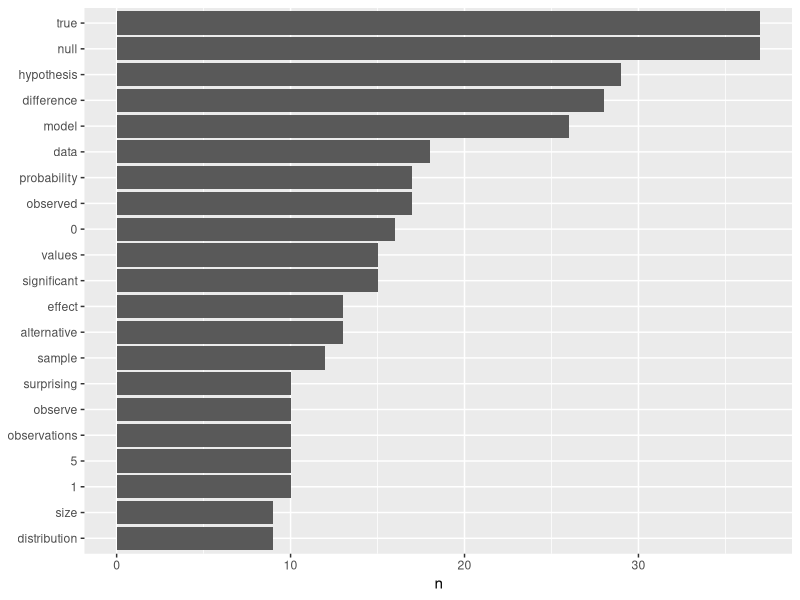
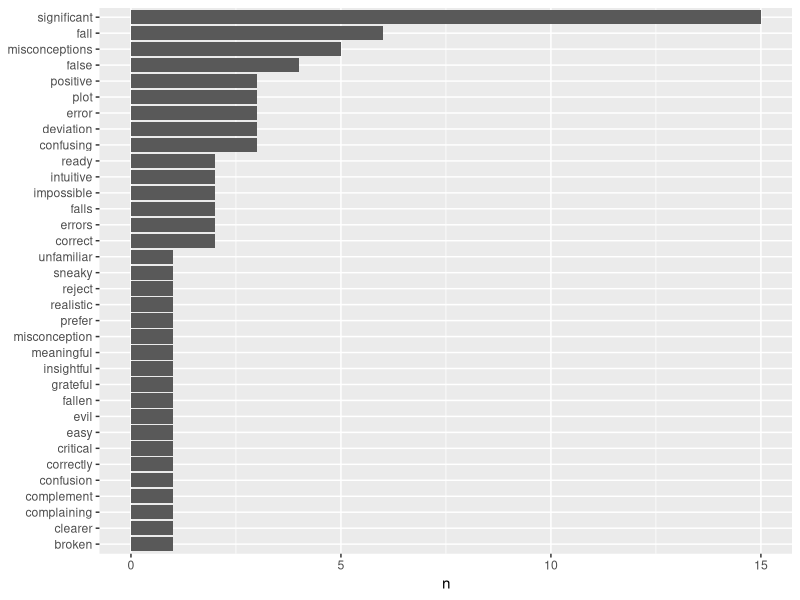

Write the R code that produced these figures, in order. (Note: this script raises an error after producing the figures.)
## ---- chunk 1
knitr::opts_chunk$set(echo = TRUE)
## ---- chunk 2
library(tidytext)
library(dplyr)
library(stringr)
library(ggplot2)
library(tidyr)

correlaid_txt <- read.delim("correlaid_pvalue.txt")
correlaid_txt <- data.frame(lapply(correlaid_txt, as.character), stringsAsFactors=FALSE)
colnames(correlaid_txt) <- c("text")
correlaid_txt %>% unnest_tokens(output = word,input = text) -> token_correlaid

data("stop_words")
token_correlaid %>%
  anti_join(stop_words) -> tidy_correlaid

tidy_correlaid %>% 
  count(word,sort=TRUE)

tidy_correlaid %>% 
  count(word,sort=TRUE) %>%
  top_n(20) %>% 
  mutate(word=reorder(word,n)) %>%  #reorder 
  ggplot(aes(word, n)) +
  geom_col() +
  xlab(NULL) +
  coord_flip()
## ---- chunk 3
sentiment_correlaid <- tidy_correlaid %>%  #With Bing 
  inner_join(get_sentiments("bing"))%>% 
  mutate(method = "Bing")
sentiment_correlaid %>% 
  count(word,sort=TRUE) %>%
  top_n(20) %>% 
  mutate(word=reorder(word,n)) %>% 
  ggplot(aes(word, n)) + 
  geom_col() +
  xlab(NULL) +
  coord_flip()
## ---- chunk 4
sentiment_correlaid_AF <- tidy_correlaid %>% 
  inner_join(get_sentiments("afinn"))%>% 
  mutate(method = "AFINN")
sentiment_correlaid_NRC <- tidy_correlaid %>% 
  inner_join(get_sentiments("nrc"))%>% 
  mutate(method = "NRC")

bind_rows(sentiment_correlaid,
          sentiment_correlaid_NRC) %>%
  mutate(Count=n()) -> three_pack
ggplot(aes(sentiment, Count,fill = method),data=three_pack) +
  geom_col(show.legend = FALSE)+
  facet_wrap(~method, ncol = 1, scales = "free_y")+
  theme(axis.text.x = element_text(angle = 45, hjust = 0.5, vjust = 0.5))+
  coord_flip()+
  ggtitle("Plot of NRC and Bing")

#Because AFINN's results are in numerical continuous scale, so we draw a seperate plot for it.

sentiment_correlaid_AF %>% 
  ggplot()+
  geom_histogram(aes(x=score,fill=word),stat="bin",show.legend = TRUE)+
  theme(legend.position="bottom")+
  scale_alpha_discrete(breaks=c(-3,-2,-1,0,1,2,3))+
  ggtitle("Plot of AFINN")
## ---- chunk 5
library(wordcloud)
tidy_correlaid %>%
  count(word) %>%
  with(wordcloud(word, n, max.words = 100))

library(reshape2)
tidy_correlaid %>%
  inner_join(get_sentiments("bing")) %>%
  count(word, sentiment, sort = TRUE) %>%
  acast(word ~ sentiment, value.var = "n", fill = 0) %>%
  comparison.cloud(colors = c("black", "red"),
                   max.words = 100)
## ---- chunk 6
library(tidytext)
library(dplyr)
library(stringr)
library(ggplot2)

correlaid_txt2 <- read.delim("correlaid_fromdatatostory.txt")
correlaid_txt2 <- data.frame(lapply(correlaid_txt2, as.character), stringsAsFactors=FALSE)
colnames(correlaid_txt2) <- c("text")
correlaid_txt2 %>% unnest_tokens(output = word,input = text) -> token_correlaid2

data("stop_words")
token_correlaid2 %>%
  anti_join(stop_words) -> tidy_correlaid2

tidy_correlaid2 %>% 
  count(word,sort=TRUE)

tidy_correlaid2 %>% 
  count(word,sort=TRUE) %>%
  top_n(20) %>% 
  mutate(word=reorder(word,n)) %>%  #reorder 
  ggplot(aes(word, n)) +
  geom_col() +
  xlab(NULL) +
  coord_flip()
## ---- chunk 7
sentiment_correlaid2 <- tidy_correlaid2 %>%  #With Bing 
  inner_join(get_sentiments("bing"))%>% 
  mutate(method = "Bing")
sentiment_correlaid2 %>% 
  count(word,sort=TRUE) %>%
  top_n(20) %>% 
  mutate(word=reorder(word,n)) %>% 
  ggplot(aes(word, n)) + 
  geom_col() +
  xlab(NULL) +
  coord_flip()
## ---- chunk 8
sentiment_correlaid_AF2 <- tidy_correlaid2 %>% 
  inner_join(get_sentiments("afinn"))%>% 
  mutate(method = "AFINN")
sentiment_correlaid_NRC2 <- tidy_correlaid2 %>% 
  inner_join(get_sentiments("nrc"))%>% 
  mutate(method = "NRC")

bind_rows(sentiment_correlaid2,
          sentiment_correlaid_NRC2) %>%
  mutate(Count=n()) -> three_pack2
ggplot(aes(sentiment, Count,fill = method),data=three_pack2) +
  geom_col(show.legend = FALSE)+
  facet_wrap(~method, ncol = 1, scales = "free_y")+
  theme(axis.text.x = element_text(angle = 45, hjust = 0.5, vjust = 0.5))+
  coord_flip()+
  ggtitle("Plot of NRC and Bing")

#Because AFINN's results are in numerical continuous scale, so we draw a seperate plot for it.

sentiment_correlaid_AF2 %>% 
  ggplot()+
  geom_histogram(aes(x=score,fill=word),stat="bin",show.legend = TRUE)+
  theme(legend.position="bottom")+
  scale_alpha_discrete(breaks=c(-3,-2,-1,0,1,2,3))+
  ggtitle("Plot of AFINN")
## ---- chunk 9
library(wordcloud)
tidy_correlaid2 %>%
  count(word) %>%
  with(wordcloud(word, n, max.words = 100))

library(reshape2)
tidy_correlaid2 %>%
  inner_join(get_sentiments("bing")) %>%
  count(word, sentiment, sort = TRUE) %>%
  acast(word ~ sentiment, value.var = "n", fill = 0) %>%
  comparison.cloud(colors = c("black", "red"),
                   max.words = 100)
## ---- chunk 10
tidy_correlaid %>% group_by(word) %>% 
  mutate(n=n()) %>% 
  mutate(article="P-value") %>% 
  arrange(n)-> correlaid_words
tidy_correlaid2 %>% group_by(word) %>% 
  mutate(n=n()) %>% 
  mutate(article="Data-Story") %>% 
  arrange(n) -> correlaid_words2
total_words <- rbind(correlaid_words,correlaid_words2) 
total_words %>% group_by(article) %>% 
  mutate(total=sum(n)) %>% 
  mutate(rank=row_number(), `term frequency`= n/total) %>% 
  arrange(desc(`term frequency`))-> all_words
#all_words has all information we need to do tf_idf analysis.

ggplot(all_words, aes(n/total, fill = article)) +
  geom_histogram(show.legend = FALSE) +
  facet_wrap(~article, nrow = 2, scales = "free_y")+
  ggtitle("Frequency VS Count")

correlaid_words <- correlaid_words %>% mutate(proportion=n/sum(n))
correlaid_words2 <- correlaid_words2 %>% mutate(proportion=n/sum(n))

## ---- chunk 11
ggplot(all_words,aes(rank, `term frequency`, color = article)) + geom_line(size = 1.1, alpha = 0.8, show.legend = FALSE) + 
  scale_x_log10() +
  scale_y_log10()+
  ggtitle("Rand VS Term Frequency")
## ---- chunk 12
all_words <- all_words %>% bind_tf_idf(word, article, n)
all_words
## ---- chunk 13
correlaid_bigrams <- correlaid_txt %>% unnest_tokens(bigram, text, token = "ngrams", n = 2) #for p-value article
correlaid_bigrams2 <- correlaid_txt2 %>% unnest_tokens(bigram, text, token = "ngrams", n = 2) #for data-story article

#Seperate the bigrams into two words
bigrams_separated <- correlaid_bigrams %>%
separate(bigram, c("word1", "word2"), sep = " ")
bigrams_separated2 <- correlaid_bigrams2 %>%
separate(bigram, c("word1", "word2"), sep = " ")
#Eliminate stop words
bigrams_filtered <- bigrams_separated %>% filter(!word1 %in% stop_words$word) %>% filter(!word2 %in% stop_words$word)
bigrams_filtered2 <- bigrams_separated2 %>% filter(!word1 %in% stop_words$word) %>% filter(!word2 %in% stop_words$word)
#Then unite them into bigrams
bigrams_united <- bigrams_filtered %>% unite(bigram, word1, word2, sep = " ")
bigrams_united2 <- bigrams_filtered2 %>% unite(bigram, word1, word2, sep = " ")
bigrams_united %>% mutate(article="P-Value") -> bigrams_united
bigrams_united2 %>% mutate(article="Data-Story") -> bigrams_united2
## ---- chunk 14
total_bigrams <- rbind(bigrams_united,bigrams_united2)
total_bigrams %>% 
  mutate(n=n()) %>% 
  bind_tf_idf(bigram, article, n)  
## ---- chunk 15
AFINN <- get_sentiments("afinn")
not_words <- bigrams_separated %>%
filter(word1 == "not") %>%
inner_join(AFINN, by = c(word2 = "word")) %>% count(word2, score, sort = TRUE) %>% ungroup()

not_words %>%
  mutate(contribution = n * score) %>% 
  arrange(desc(abs(contribution))) 
## ---- chunk 16
not_words2 <- bigrams_separated2 %>%
  filter(word1 == "not") %>%
  inner_join(AFINN, by = c(word2 = "word")) %>% 
  count(word2, score, sort = TRUE) %>% ungroup()

not_words2 %>%
  mutate(contribution = n * score) %>% 
  arrange(desc(abs(contribution))) 
## ---- chunk 17
library(igraph)
library(ggraph)

#Network for P-Value Article
bigrams_separated <- 
  correlaid_bigrams %>%
  mutate(n=n()) %>% 
  separate(bigram, c("word1", "word2"), sep = " ") %>% 
  filter(!word1 %in% stop_words$word) %>% 
  filter(!word2 %in% stop_words$word)
bigrams_separated %>% graph_from_data_frame() -> bigram_graph
set.seed(2018)
ggraph(bigram_graph, layout = "fr") +
  geom_edge_link() +
  geom_node_point() +
  geom_node_text(aes(label = name), vjust = 1, hjust = 1)+
  coord_fixed(0.8)+
  ggtile("Network Plot for P-Value Article")

#Network for Data to Story Article
bigrams_separated2 <- 
  correlaid_bigrams2 %>%
  mutate(n=n()) %>% 
  separate(bigram, c("word1", "word2"), sep = " ") %>% 
  filter(!word1 %in% stop_words$word) %>% 
  filter(!word2 %in% stop_words$word)
bigrams_separated2 %>% graph_from_data_frame() -> bigram_graph2
set.seed(2018)
ggraph(bigram_graph2, layout = "fr") +
  geom_edge_link() +
  geom_node_point() +
  geom_node_text(aes(label = name), vjust = 1, hjust = 1)+
  coord_fixed(0.8)+
  ggtile("Network Plot for Data to Story Article")
